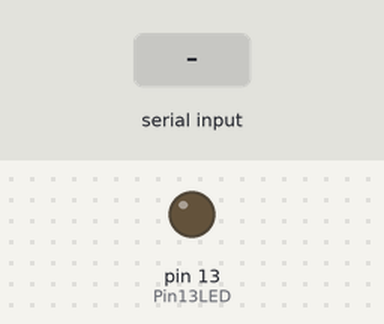
Bench run of a sketch on a simulated Arduino Uno, built with avr-gcc and run on an emulated ATmega328P. On the bench: output pins drawn as LEDs (lit = HIGH). The inputs (shaded band) are chosen by the test bench. What the sketch prints to the serial monitor is not drawn.

Above: at 1.2 s.
1.3 s: "1" received over the second serial link
Timing chart, 0 to 4.3 s (numbered marks = the images above; inputs shaded):
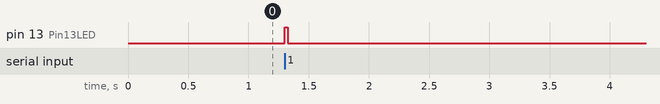

Measured:
- after the input at 1.3 s, pin 13 (Pin13LED): LOW → HIGH at once, → LOW 0.03 s later

The sketch:

SoftSerialSLave.ino
```cpp
#include <SoftwareSerial.h>
/*-----( Declare Constants and Pin Numbers )-----*/
#define SSerialRX 10
#define SSerialTX 11
#define Pin13LED  13
/*-----( Declare objects )-----*/
SoftwareSerial mySerial(SSerialRX, SSerialTX); // RX, TX
/*-----( Declare Variables )-----*/
int byteReceived;
int byteSend;

void setup()   /****** SETUP: RUNS ONCE ******/
{
  // Start the built-in serial port, probably to Serial Monitor
  Serial.begin(9600);
  Serial.println("SerialRemote");  // Can be ignored
  pinMode(Pin13LED, OUTPUT);

  // Start the software serial port, to another device
  mySerial.begin(9600);   // set the data rate
}//--(end setup )---


void loop()   /****** LOOP: RUNS CONSTANTLY ******/
{
  //Copy input data to output
  if (mySerial.available())
  {
    byteSend = mySerial.read();   // Read the byte

    digitalWrite(Pin13LED, HIGH);  // Show activity
    delay(25);
    digitalWrite(Pin13LED, LOW);
    Serial.write(byteSend);
    mySerial.write(byteSend); // Send the byte back
//    delay(100);
  }// End If MySerialAvailable

}//--(end main loop )---

/*-----( Declare User-written Functions )-----*/
//NONE
```
